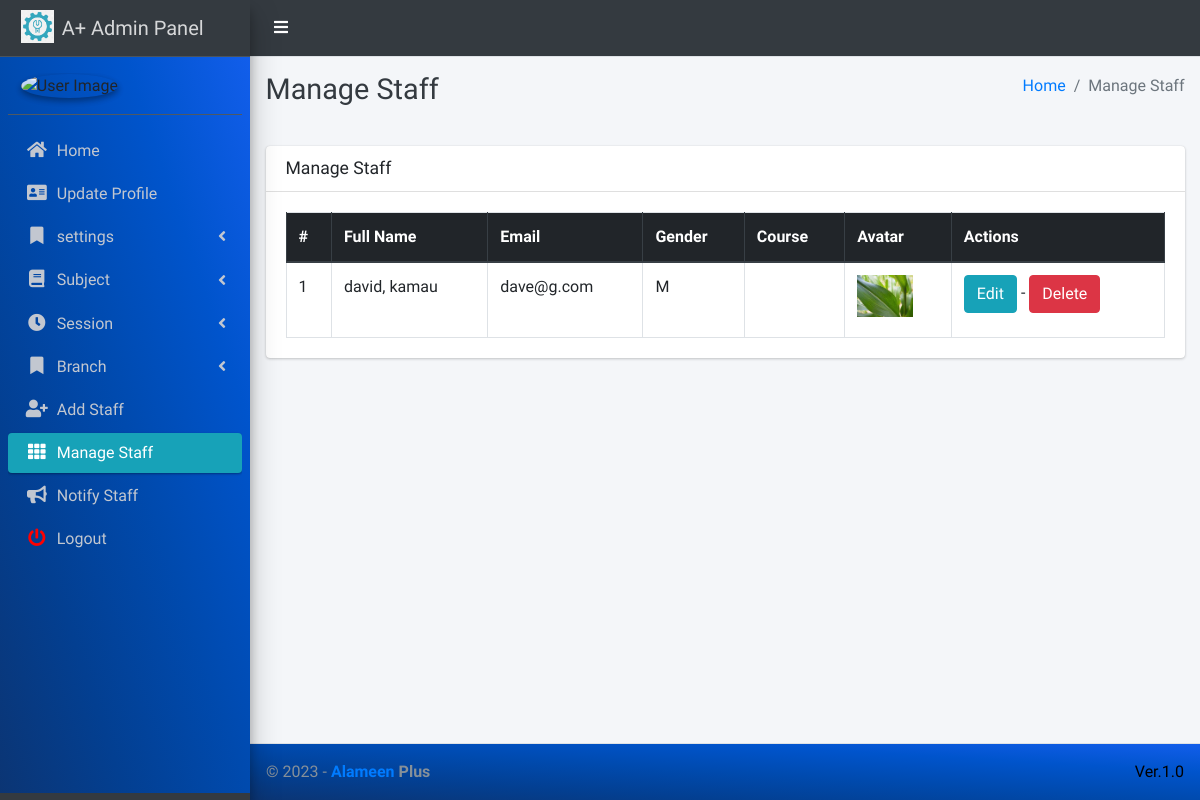
Page /staff/manage/ (signed in) on the committed database.
### main_app/models.py (models this page shows)
class CustomUser(AbstractUser):
    USER_TYPE = ((1, "HOD"), (2, "Staff"), (3, "Student"))
    GENDER = [("M", "Male"), ("F", "Female")]
    username = None  # Removed username, using email instead
    email = models.EmailField(unique=True)
    user_type = models.CharField(default=1, choices=USER_TYPE, max_length=1)
    gender = models.CharField(max_length=1, choices=GENDER)
    profile_pic = models.ImageField()
    address = models.TextField()
    created_at = models.DateTimeField(auto_now_add=True)
    updated_at = models.DateTimeField(auto_now=True)
    USERNAME_FIELD = "email"
    REQUIRED_FIELDS = []
    objects = CustomUserManager()
    def __str__(self):
        return  self.first_name + " " + self.last_name

### main_app/hod_views.py (the view)
# urls.py: path("staff/manage/", hod_views.manage_staff, name='manage_staff'),
@login_required(redirect_field_name="user_login")
def manage_staff(request):
    allStaff = CustomUser.objects.filter(user_type=2)
    context = {
        'allStaff': allStaff,
        'page_title': 'Manage Staff'
    }
    return render(request, "hod_template/manage_staff.html", context)

### main_app/templates/hod_template/manage_staff.html
{% extends 'main_app/base.html' %}
{% load static %}
{% block page_title %}{{page_title}}{% endblock page_title %}
{% block content %}
<section class="content">
    <div class="container-fluid">
        <div class="row">
            <div class="col-md-12">
                <div class="card">
                    <div class="card-header">
                        <h3 class="card-title">{{page_title}}</h3>
                    </div>
                    <div class="card-body">
                        <table id="example2" class="table table-bordered table-hover">
                            <thead class="thead-dark">
                                <tr>
                                    <th>#</th>
                                    <th>Full Name</th>
                                    <th>Email</th>
                                    <th>Gender</th>
                                    <th>Course</th>
                                    <th>Avatar</th>
                                    <th>Actions</th>
                                </tr>
                            </thead>
                            <tbody>
                                {% for staff in allStaff %}
                                <tr>
                                    <td>{{ forloop.counter }}</td>
                                    <td>{{staff.last_name}}, {{staff.first_name}}</td>
                                    <td>{{staff.email}}</td>
                                    <td>{{staff.gender}}</td>
                                    <td>{{staff.staff.course.name}}</td>
                                    <td>
                                        {% if staff.profile_pic == ""  %}
                                        No Image
                                        {% else %}
                                        <img class="img img-fluid mb-2" height="56" width="56"
                                            src="{{staff.profile_pic}}" alt="">
                                        {% endif %}
                                    </td>
                                    <td>
                                        <a href="{% url 'edit_staff' staff.staff.id %}" class="btn btn-info">Edit</a> -
                                        <a href="{% url 'delete_staff' staff.staff.id %}" class="btn btn-danger" onclick="return confirm('Are you sure about this ?')">Delete</a>
                                    </td>
                                </tr>
                                {% endfor %}
                            </tbody>
                        </table>
                    </div>
                </div>
            </div>
        </div>
    </div>
</section>
{% endblock content %}

### rows in the picture
CustomUser: last_name "david", first_name "kamau", email "dave@g.com", gender "M", profile_pic (picture)

### other values in the picture
{{ page_title }} "Manage Staff"
